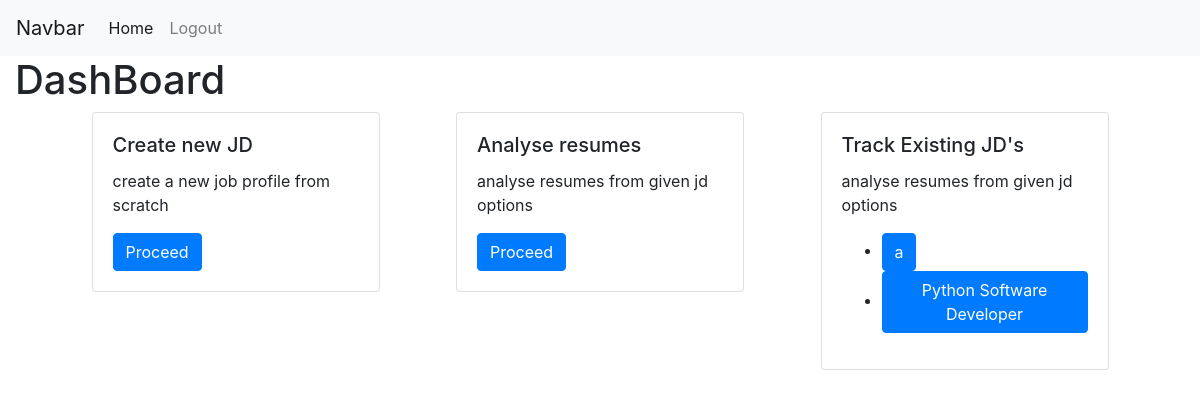
The page /dashboard (signed in) on the database its author committed.
### hr/models.py (models this page shows, shortened)
class BaseFields(models.Model):
    created_at = models.DateTimeField(auto_now_add=True)
    updated_at = models.DateTimeField(auto_now=True)
    class Meta:
        abstract = True

class Job_Description(BaseFields):
    hr_id = models.ForeignKey(User,on_delete=models.CASCADE,related_name='hr_id')
    jd_title= models.CharField(max_length= 100, null=True)
    job_description = models.JSONField()
    recommendation_used = models.BooleanField(default=False)

### hr/views.py (the view)
# urls.py: path("dashboard", views.index, name="index"),
@login_required
def index(request):
    jds=Job_Description.objects.filter(hr_id = request.user).all()
    return render(request,'hr/dashboard.html',{
        'jds':jds
    })

### hr/templates/hr/dashboard.html
{% extends 'hr/layout.html' %}
{% block body %}
<h1>DashBoard</h1>
<div style="display: flex; flex-direction: row; justify-content: space-evenly;">
    <div >
        <div class="card" style="width: 18rem;">
            <div class="card-body">
              <h5 class="card-title">Create new JD</h5>
              <p class="card-text">create a new job profile from scratch</p>
              <a href="{% url 'jd_description_analyser' %}" class="btn btn-primary">Proceed</a>
            </div>
          </div>
    </div>
    <div>
        <div class="card" style="width: 18rem;">
            <div class="card-body">
              <h5 class="card-title">Analyse resumes</h5>
              <p class="card-text">analyse resumes from given jd options</p>
              <a href="{% url 'analyse_resumes' %}" class="btn btn-primary">Proceed</a>
            </div>
        </div>
    </div>
    <div>
        <div class="card" style="width: 18rem;">
            <div class="card-body">
              <h5 class="card-title">Track Existing JD's</h5>
              <p class="card-text">analyse resumes from given jd options</p>
              <ul>
                {% for jd in jds %}
                  <li><a href="{% url 'jd_progress' jd.id %}" class="btn btn-primary">{{jd.jd_title}}</a></li>
                {% endfor %}
              </ul>
            </div>
        </div>
    </div>
</div>
{% endblock %}

### rows shown on the page
Job_Description: jd_title "a"
Job_Description: jd_title "Python Software Developer"
